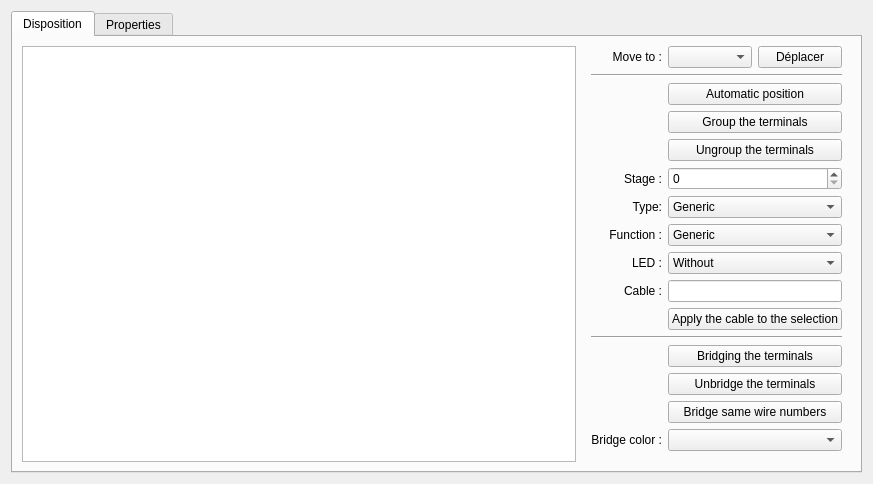
<?xml version="1.0" encoding="UTF-8"?>
<ui version="4.0">
 <class>TerminalStripEditor</class>
 <widget class="QWidget" name="TerminalStripEditor">
  <property name="geometry">
   <rect>
    <x>0</x>
    <y>0</y>
    <width>873</width>
    <height>483</height>
   </rect>
  </property>
  <property name="windowTitle">
   <string>Form</string>
  </property>
  <layout class="QHBoxLayout" name="horizontalLayout">
   <item>
    <widget class="QTabWidget" name="m_tab_widget">
     <property name="currentIndex">
      <number>0</number>
     </property>
     <widget class="QWidget" name="m_layout_tab">
      <attribute name="title">
       <string>Disposition</string>
      </attribute>
      <layout class="QHBoxLayout" name="horizontalLayout_2">
       <item>
        <widget class="QTableView" name="m_table_widget"/>
       </item>
       <item>
        <widget class="QWidget" name="widget" native="true">
         <layout class="QGridLayout" name="gridLayout_2">
          <property name="topMargin">
           <number>0</number>
          </property>
          <item row="8" column="1" colspan="2">
           <widget class="QComboBox" name="m_led_cb">
            <item>
             <property name="text">
              <string>Without</string>
             </property>
            </item>
            <item>
             <property name="text">
              <string>With</string>
             </property>
            </item>
           </widget>
          </item>
          <item row="1" column="0" colspan="3">
           <widget class="Line" name="line_3">
            <property name="orientation">
             <enum>Qt::Horizontal</enum>
            </property>
           </widget>
          </item>
          <item row="0" column="2">
           <widget class="QPushButton" name="m_move_to_pb">
            <property name="toolTip">
             <string>Déplacer les bornes sélectionnées dans le bornier choisi. Le bouton Appliquer, lui, n'en déplace aucune.</string>
            </property>
            <property name="text">
             <string>Déplacer</string>
            </property>
            <property name="icon">
             <iconset theme="dialog-ok"/>
            </property>
           </widget>
          </item>
          <item row="15" column="1" colspan="2">
           <widget class="KColorCombo" name="m_bridge_color_cb"/>
          </item>
          <item row="5" column="0">
           <widget class="QLabel" name="label_6">
            <property name="text">
             <string>Stage :</string>
            </property>
            <property name="alignment">
             <set>Qt::AlignRight|Qt::AlignTrailing|Qt::AlignVCenter</set>
            </property>
           </widget>
          </item>
          <item row="6" column="0">
           <widget class="QLabel" name="label_7">
            <property name="text">
             <string>Type:</string>
            </property>
            <property name="alignment">
             <set>Qt::AlignRight|Qt::AlignTrailing|Qt::AlignVCenter</set>
            </property>
           </widget>
          </item>
          <item row="15" column="0">
           <widget class="QLabel" name="label_10">
            <property name="text">
             <string>Bridge color :</string>
            </property>
            <property name="alignment">
             <set>Qt::AlignRight|Qt::AlignTrailing|Qt::AlignVCenter</set>
            </property>
           </widget>
          </item>
          <item row="6" column="1" colspan="2">
           <widget class="QComboBox" name="m_type_cb">
            <item>
             <property name="text">
              <string>Generic</string>
             </property>
            </item>
            <item>
             <property name="text">
              <string>Fuse</string>
             </property>
            </item>
            <item>
             <property name="text">
              <string>Sectionable</string>
             </property>
            </item>
            <item>
             <property name="text">
              <string>Diode</string>
             </property>
            </item>
            <item>
             <property name="text">
              <string>Ground</string>
             </property>
            </item>
            <item>
             <property name="text">
              <string>Anti-parallel diodes</string>
             </property>
            </item>
            <item>
             <property name="text">
              <string>Resistor</string>
             </property>
            </item>
            <item>
             <property name="text">
              <string>Varistor</string>
             </property>
            </item>
            <item>
             <property name="text">
              <string>Test socket</string>
             </property>
            </item>
            <item>
             <property name="text">
              <string>Diode (reversed)</string>
             </property>
            </item>
           </widget>
          </item>
          <item row="8" column="0">
           <widget class="QLabel" name="label_9">
            <property name="text">
             <string>LED :</string>
            </property>
            <property name="alignment">
             <set>Qt::AlignRight|Qt::AlignTrailing|Qt::AlignVCenter</set>
            </property>
           </widget>
          </item>
          <item row="9" column="0">
           <widget class="QLabel" name="label_cable">
            <property name="text">
             <string>Cable :</string>
            </property>
            <property name="alignment">
             <set>Qt::AlignRight|Qt::AlignTrailing|Qt::AlignVCenter</set>
            </property>
           </widget>
          </item>
          <item row="9" column="1" colspan="2">
           <widget class="QLineEdit" name="m_cable_le">
            <property name="toolTip">
             <string>Name of the cable of the selected terminals</string>
            </property>
           </widget>
          </item>
          <item row="10" column="1" colspan="2">
           <widget class="QPushButton" name="m_cable_apply_pb">
            <property name="toolTip">
             <string>Set the cable name to all the selected terminals</string>
            </property>
            <property name="text">
             <string>Apply the cable to the selection</string>
            </property>
           </widget>
          </item>
          <item row="11" column="0" colspan="3">
           <widget class="Line" name="line_2">
            <property name="orientation">
             <enum>Qt::Horizontal</enum>
            </property>
           </widget>
          </item>
          <item row="16" column="0">
           <spacer name="verticalSpacer">
            <property name="orientation">
             <enum>Qt::Vertical</enum>
            </property>
            <property name="sizeHint" stdset="0">
             <size>
              <width>20</width>
              <height>40</height>
             </size>
            </property>
           </spacer>
          </item>
          <item row="7" column="0">
           <widget class="QLabel" name="label_8">
            <property name="text">
             <string>Function :</string>
            </property>
            <property name="alignment">
             <set>Qt::AlignRight|Qt::AlignTrailing|Qt::AlignVCenter</set>
            </property>
           </widget>
          </item>
          <item row="0" column="0">
           <widget class="QLabel" name="m_move_to_label">
            <property name="text">
             <string>Move to :</string>
            </property>
            <property name="alignment">
             <set>Qt::AlignRight|Qt::AlignTrailing|Qt::AlignVCenter</set>
            </property>
           </widget>
          </item>
          <item row="7" column="1" colspan="2">
           <widget class="QComboBox" name="m_function_cb">
            <item>
             <property name="text">
              <string>Generic</string>
             </property>
            </item>
            <item>
             <property name="text">
              <string>Phase</string>
             </property>
            </item>
            <item>
             <property name="text">
              <string>Neutral</string>
             </property>
            </item>
           </widget>
          </item>
          <item row="0" column="1">
           <widget class="QComboBox" name="m_move_to_cb">
            <property name="sizeAdjustPolicy">
             <enum>QComboBox::AdjustToContents</enum>
            </property>
           </widget>
          </item>
          <item row="5" column="1" colspan="2">
           <widget class="QSpinBox" name="m_level_sb">
            <property name="maximum">
             <number>6</number>
            </property>
           </widget>
          </item>
          <item row="2" column="1" colspan="2">
           <widget class="QPushButton" name="m_auto_ordering_pb">
            <property name="text">
             <string>Automatic position</string>
            </property>
           </widget>
          </item>
          <item row="3" column="1" colspan="2">
           <widget class="QPushButton" name="m_group_terminals_pb">
            <property name="text">
             <string>Group the terminals</string>
            </property>
           </widget>
          </item>
          <item row="4" column="1" colspan="2">
           <widget class="QPushButton" name="m_ungroup_pb">
            <property name="text">
             <string>Ungroup the terminals</string>
            </property>
           </widget>
          </item>
          <item row="12" column="1" colspan="2">
           <widget class="QPushButton" name="m_bridge_terminals_pb">
            <property name="text">
             <string>Bridging the terminals</string>
            </property>
           </widget>
          </item>
          <item row="13" column="1" colspan="2">
           <widget class="QPushButton" name="m_unbridge_terminals_pb">
            <property name="text">
             <string>Unbridge the terminals</string>
            </property>
           </widget>
          </item>
          <item row="14" column="1" colspan="2">
           <widget class="QPushButton" name="m_bridge_same_wire_pb">
            <property name="toolTip">
             <string>Bridge each run of adjacent terminals with the same wire number; only generic and ground terminals are bridged.</string>
            </property>
            <property name="text">
             <string>Bridge same wire numbers</string>
            </property>
           </widget>
          </item>
         </layout>
        </widget>
       </item>
      </layout>
     </widget>
     <widget class="QWidget" name="m_data_tab">
      <attribute name="title">
       <string>Properties</string>
      </attribute>
      <layout class="QGridLayout" name="gridLayout">
       <item row="2" column="0">
        <widget class="QLabel" name="label_3">
         <property name="text">
          <string>Name:</string>
         </property>
        </widget>
       </item>
       <item row="3" column="0">
        <widget class="QLabel" name="label_4">
         <property name="text">
          <string>Comment :</string>
         </property>
        </widget>
       </item>
       <item row="0" column="0">
        <widget class="QLabel" name="label">
         <property name="text">
          <string>Plant:</string>
         </property>
        </widget>
       </item>
       <item row="1" column="1">
        <widget class="QLineEdit" name="m_location_le"/>
       </item>
       <item row="0" column="1">
        <widget class="QLineEdit" name="m_installation_le"/>
       </item>
       <item row="3" column="1">
        <widget class="QLineEdit" name="m_comment_le"/>
       </item>
       <item row="1" column="0">
        <widget class="QLabel" name="label_2">
         <property name="text">
          <string>Location :</string>
         </property>
        </widget>
       </item>
       <item row="4" column="0">
        <widget class="QLabel" name="label_5">
         <property name="text">
          <string>Description</string>
         </property>
        </widget>
       </item>
       <item row="4" column="1">
        <widget class="Line" name="line">
         <property name="orientation">
          <enum>Qt::Horizontal</enum>
         </property>
        </widget>
       </item>
       <item row="2" column="1">
        <widget class="QLineEdit" name="m_name_le"/>
       </item>
       <item row="5" column="0" colspan="2">
        <widget class="QPlainTextEdit" name="m_description_te"/>
       </item>
      </layout>
     </widget>
    </widget>
   </item>
  </layout>
 </widget>
 <customwidgets>
  <customwidget>
   <class>KColorCombo</class>
   <extends>QComboBox</extends>
   <header>kcolorcombo.h</header>
  </customwidget>
 </customwidgets>
 <resources>
  <include location="../../../qelectrotech.qrc"/>
 </resources>
 <connections/>
</ui>
